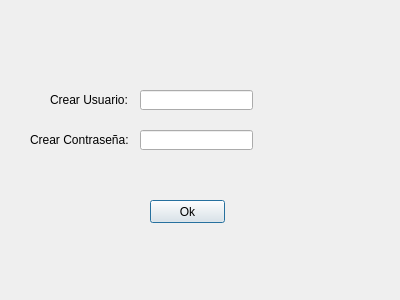
<?xml version="1.0" encoding="UTF-8"?>
<ui version="4.0">
 <class>Dialog</class>
 <widget class="QDialog" name="Dialog">
  <property name="geometry">
   <rect>
    <x>0</x>
    <y>0</y>
    <width>400</width>
    <height>300</height>
   </rect>
  </property>
  <property name="windowTitle">
   <string>Dialog</string>
  </property>
  <widget class="QPushButton" name="pushButton">
   <property name="geometry">
    <rect>
     <x>150</x>
     <y>200</y>
     <width>75</width>
     <height>23</height>
    </rect>
   </property>
   <property name="text">
    <string>Ok</string>
   </property>
  </widget>
  <widget class="QLineEdit" name="lineEdit">
   <property name="geometry">
    <rect>
     <x>140</x>
     <y>130</y>
     <width>113</width>
     <height>20</height>
    </rect>
   </property>
   <property name="echoMode">
    <enum>QLineEdit::Password</enum>
   </property>
  </widget>
  <widget class="QLineEdit" name="lineEdit_2">
   <property name="geometry">
    <rect>
     <x>140</x>
     <y>90</y>
     <width>113</width>
     <height>20</height>
    </rect>
   </property>
  </widget>
  <widget class="QLabel" name="label">
   <property name="geometry">
    <rect>
     <x>50</x>
     <y>90</y>
     <width>81</width>
     <height>20</height>
    </rect>
   </property>
   <property name="text">
    <string>Crear Usuario:</string>
   </property>
  </widget>
  <widget class="QLabel" name="label_2">
   <property name="geometry">
    <rect>
     <x>30</x>
     <y>130</y>
     <width>101</width>
     <height>20</height>
    </rect>
   </property>
   <property name="text">
    <string>Crear Contraseña:</string>
   </property>
  </widget>
 </widget>
 <resources/>
 <connections/>
</ui>
